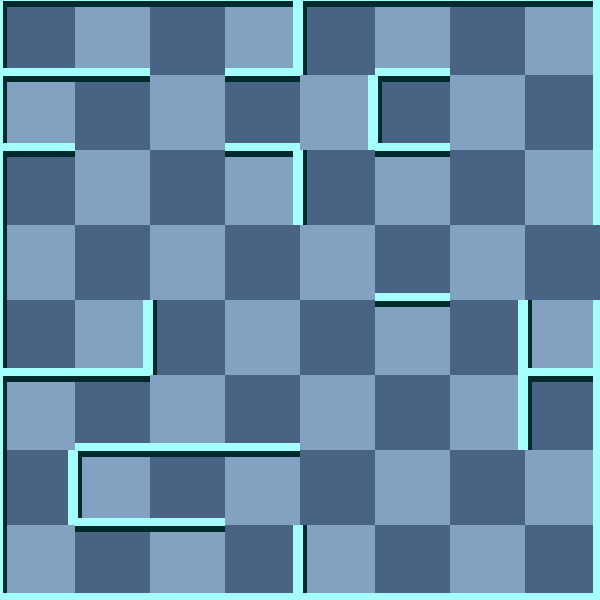

Rendered tile map (Tiled .tmx) drawn with the repository's tilesets; below, a short description and the map source with its tile grids summarised:
An orthogonal 8x8 tile map with 75x75 px tiles, 2 tile layers (background, 块层 1) and 5 objects (Exit, Player, Door, WhiteMummy, Key).

<map version="1.0" orientation="orthogonal" width="8" height="8" tilewidth="75" tileheight="75">
 <tileset firstgid="1" name="wall" tilewidth="75" tileheight="75">
  <image source="gfx/wall.png" width="300" height="375" />
  <tile id="0">
   <properties>
    <property name="ValOfWall" value="0" />
   </properties>
  </tile>
  <tile id="1">
   <properties>
    <property name="ValOfWall" value="1" />
   </properties>
  </tile>
  <tile id="2">
   <properties>
    <property name="ValOfWall" value="2" />
   </properties>
  </tile>
  <tile id="3">
   <properties>
    <property name="ValOfWall" value="3" />
   </properties>
  </tile>
  <tile id="4">
   <properties>
    <property name="ValOfWall" value="4" />
   </properties>
  </tile>
  <tile id="5">
   <properties>
    <property name="ValOfWall" value="5" />
   </properties>
  </tile>
  <tile id="6">
   <properties>
    <property name="ValOfWall" value="6" />
   </properties>
  </tile>
  <tile id="7">
   <properties>
    <property name="ValOfWall" value="7" />
   </properties>
  </tile>
  <tile id="8">
   <properties>
    <property name="ValOfWall" value="8" />
   </properties>
  </tile>
  <tile id="9">
   <properties>
    <property name="ValOfWall" value="9" />
   </properties>
  </tile>
  <tile id="10">
   <properties>
    <property name="ValOfWall" value="10" />
   </properties>
  </tile>
  <tile id="11">
   <properties>
    <property name="ValOfWall" value="11" />
   </properties>
  </tile>
  <tile id="12">
   <properties>
    <property name="ValOfWall" value="12" />
   </properties>
  </tile>
  <tile id="13">
   <properties>
    <property name="ValOfWall" value="13" />
   </properties>
  </tile>
  <tile id="14">
   <properties>
    <property name="ValOfWall" value="14" />
   </properties>
  </tile>
  <tile id="15">
   <properties>
    <property name="ValOfWall" value="15" />
   </properties>
  </tile>
  <tile id="18">
   <properties>
    <property name="ValOfWall" value="-1" />
   </properties>
  </tile>
 </tileset>
 <layer name="background" width="8" height="8">
  <data>[64 cells, 64 non-empty, 2 distinct tile ids]</data>
 </layer>
 <layer name="块层 1" width="8" height="8">
  <data>[64 cells, 64 non-empty, 15 distinct tile ids]</data>
 </layer>
 <objectgroup name="对象层 1" width="8" height="8">
  <object name="Exit" x="600" y="225" />
  <object name="Player" x="450" y="0">
   <properties>
    <property name="value" value="1" />
   </properties>
  </object>
  <object name="Door" x="300" y="225">
   <properties>
    <property name="direction" value="4" />
    <property name="value" value="15" />
   </properties>
  </object>
  <object name="WhiteMummy" x="75" y="225">
   <properties>
    <property name="value" value="21" />
   </properties>
  </object>
  <object name="Key" x="150" y="300">
   <properties>
    <property name="value" value="12" />
   </properties>
  </object>
 </objectgroup>
</map>
